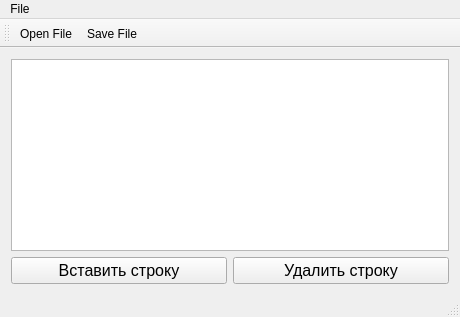
<?xml version="1.0" encoding="UTF-8"?>
<ui version="4.0">
 <class>MainWindow</class>
 <widget class="QMainWindow" name="MainWindow">
  <property name="geometry">
   <rect>
    <x>0</x>
    <y>0</y>
    <width>460</width>
    <height>317</height>
   </rect>
  </property>
  <property name="windowTitle">
   <string>MainWindow</string>
  </property>
  <widget class="QWidget" name="centralWidget">
   <layout class="QGridLayout" name="gridLayout">
    <item row="2" column="0">
     <layout class="QHBoxLayout" name="horizontalLayout">
      <item>
       <widget class="QPushButton" name="insButton">
        <property name="font">
         <font>
          <pointsize>12</pointsize>
         </font>
        </property>
        <property name="text">
         <string>Вставить строку</string>
        </property>
       </widget>
      </item>
      <item>
       <widget class="QPushButton" name="delButton">
        <property name="font">
         <font>
          <pointsize>12</pointsize>
         </font>
        </property>
        <property name="text">
         <string>Удалить строку</string>
        </property>
       </widget>
      </item>
     </layout>
    </item>
    <item row="1" column="0">
     <widget class="QTableView" name="tableView"/>
    </item>
   </layout>
  </widget>
  <widget class="QMenuBar" name="menuBar">
   <property name="geometry">
    <rect>
     <x>0</x>
     <y>0</y>
     <width>460</width>
     <height>21</height>
    </rect>
   </property>
   <widget class="QMenu" name="menuFile">
    <property name="title">
     <string>File</string>
    </property>
    <addaction name="actionOpen_File"/>
    <addaction name="actionSave_File"/>
   </widget>
   <addaction name="menuFile"/>
  </widget>
  <widget class="QToolBar" name="mainToolBar">
   <attribute name="toolBarArea">
    <enum>TopToolBarArea</enum>
   </attribute>
   <attribute name="toolBarBreak">
    <bool>false</bool>
   </attribute>
   <addaction name="actionOpen_File"/>
   <addaction name="actionSave_File"/>
  </widget>
  <widget class="QStatusBar" name="statusBar"/>
  <action name="actionOpen_File">
   <property name="text">
    <string>Open File</string>
   </property>
  </action>
  <action name="actionSave_File">
   <property name="text">
    <string>Save File</string>
   </property>
  </action>
 </widget>
 <layoutdefault spacing="6" margin="11"/>
 <resources/>
 <connections/>
</ui>
